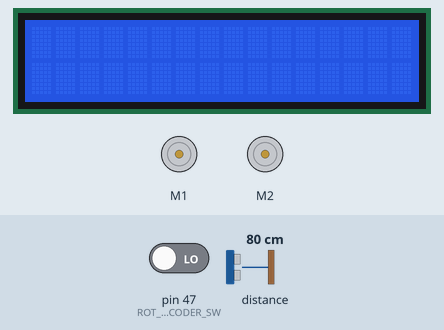
Recording of a sketch running on a simulated Arduino Mega 2560, built with avr-gcc and run on an emulated ATmega2560. On the bench: 16×2 character LCD, 2 × DC motor (green arrow = forward, orange = backward, longer = faster). The inputs (shaded band) are chosen by the test bench; at power-on: distance to the obstacle 80 cm, pin 47 (ROT_ENCODER_SW) LOW.

Above: at 0.14 s.
At 1.2 s:
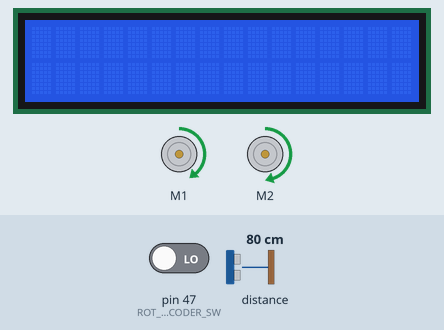
1.3 s: distance to the obstacle set to 28 cm
2.8 s: distance to the obstacle set to 22 cm
At 2.96 s:
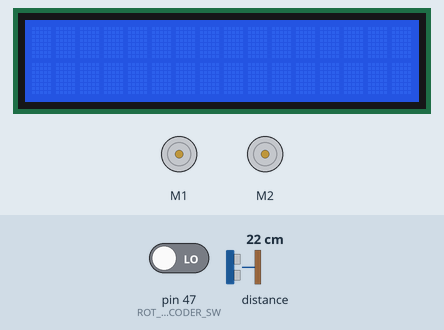
Timing chart, 0 to 10.5 s (numbered marks = the images above; inputs shaded):
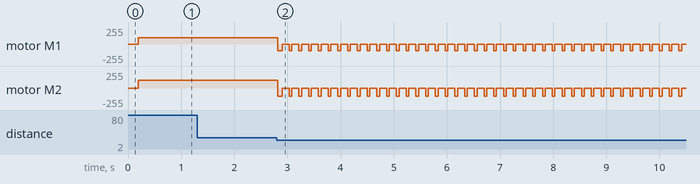

Measured:
- the behaviour switches between 25 and 24 cm on distance to the obstacle (found by bisection; images 1 and 2)
- after the input at 1.3 s, every drawn part: stays the same
- after the input at 2.8 s, motor M1: alternates backward 100/255 for 0.05 s and stopped for 0.13 s, starting at once; motor M2: alternates backward 120/255 for 0.05 s and stopped for 0.13 s, starting at once

The sketch:

Lab5_LIDAR.ino
```cpp
#include <AFMotor.h>
#include <LiquidCrystal_I2C.h>
#include <Wire.h>
#include <VL53L1X.h>
#include <math.h>

#define PI_32 3.141592654

#define FRONT_SONAR 5
#define RIGHT_SONAR 6
#define R_ENCODER_1 14
#define R_ENCODER_2 15
#define L_ENCODER_1 16
#define L_ENCODER_2 17
#define I2C_PIN_SDA 20
#define I2C_PIN_SCL 21
#define ROT_ENCODER_CLK 46
#define ROT_ENCODER_SW 47
#define ROT_ENCODER_DT 48
#define SPI_CS_PIN 53
#define LINE_SENSOR_1 A1
#define LINE_SENSOR_2 A2
#define LINE_SENSOR_3 A3
#define LINE_SENSOR_4 A4
#define LINE_SENSOR_5 A5
#define SHARP A6

#define MOTOR_SPEED 120

AF_DCMotor motorR(1);
AF_DCMotor motorL(2);

VL53L1X lidar;

LiquidCrystal_I2C lcd(0x27, 16, 2);

typedef uint32_t u32;
typedef double f64;
typedef uint64_t u64;

void setup() {
  Serial.begin(115200);

  lcd.init();
  lcd.backlight();

  Wire.begin();

  lidar.setTimeout(500);
  lidar.init();
  lidar.setDistanceMode(VL53L1X::Long);
  lidar.setMeasurementTimingBudget(50000);

  pinMode(R_ENCODER_1, INPUT);
  pinMode(R_ENCODER_2, INPUT);
  pinMode(L_ENCODER_1, INPUT);
  pinMode(L_ENCODER_2, INPUT);
  pinMode(ROT_ENCODER_CLK, INPUT);
  pinMode(ROT_ENCODER_SW, INPUT);
  pinMode(ROT_ENCODER_DT, INPUT);
  pinMode(LINE_SENSOR_1, INPUT);
  pinMode(LINE_SENSOR_2, INPUT);
  pinMode(LINE_SENSOR_3, INPUT);
  pinMode(LINE_SENSOR_4, INPUT);
  pinMode(LINE_SENSOR_5, INPUT);
  pinMode(SHARP, INPUT);
  pinMode(SPI_CS_PIN, INPUT);


  motorR.setSpeed(0);
  motorL.setSpeed(0);
}

void loop() {

  int distance = 25;
  bool lastEncoder = LOW;
  while (digitalRead(ROT_ENCODER_SW) != LOW) {
    lcd.setCursor(0, 0);
    lcd.print("Select Distance: ");
    lcd.setCursor(0, 1);
    lcd.print(distance);

    bool encoder = digitalRead(ROT_ENCODER_DT);
    if (encoder != lastEncoder) {
      if (encoder == HIGH) {
        distance += 5;
        if (distance > 150) distance = 150;
        if (distance < 25) distance = 25;

        lastEncoder = encoder;
      }
      lastEncoder = encoder;
    }
  }

  lcd.setCursor(0, 0);
  lcd.print("                ");
  lcd.setCursor(0, 1);
  lcd.print("                ");

  delay(100);

  motorR.setSpeed(95);
  motorL.setSpeed(120);
  motorR.run(FORWARD);
  motorL.run(FORWARD);

  lidar.startContinuous(20);
  while (1) {

    int reading = lidar.read(true);
    //Serial.println(reading);
    if (lidar.timeoutOccurred()) continue;
    //reading /= 10;

    if (reading < distance*10) {

      motorR.run(BACKWARD);
      motorL.run(BACKWARD);

      motorR.setSpeed(100);
      motorL.setSpeed(120);

      reading = lidar.read();
      reading /= 10;
      while(reading < distance) {
        motorR.run(BACKWARD);
        motorL.run(BACKWARD);
        delay(50);
        motorR.run(RELEASE);
        motorL.run(RELEASE);
        delay(100);
        reading = lidar.read();
        reading /= 10;
      }

      break;
    }
  }

  while (1) {
    //Serial.println(lidar.read(true));
  }
  lidar.stopContinuous();
}
```
